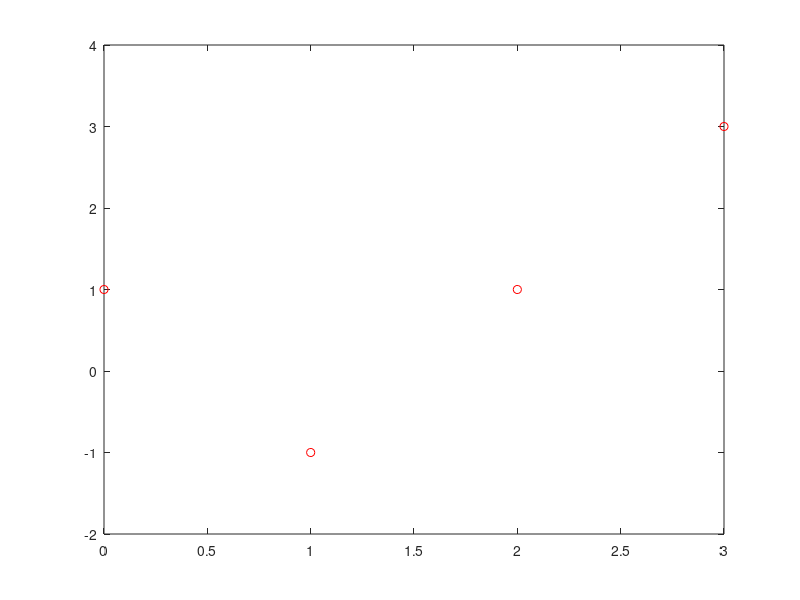

Write MATLAB code to recreate this figure.
% The polynomial interpolating the data (0; 1), (1; ?1), (2; 1), (2; 2)
clear 
clc

Data=[0 1 2 3;1 -1 1 3];
p=polyfit(Data(1,:),Data(2,:),size(Data,2)-1);

In=linspace(min(Data(1,:)),max(Data(1,:)),10^6);
Value=polyval(p,In);
plot(Data(1,:),Data(2,:),'ro',In,Value,'g');



















